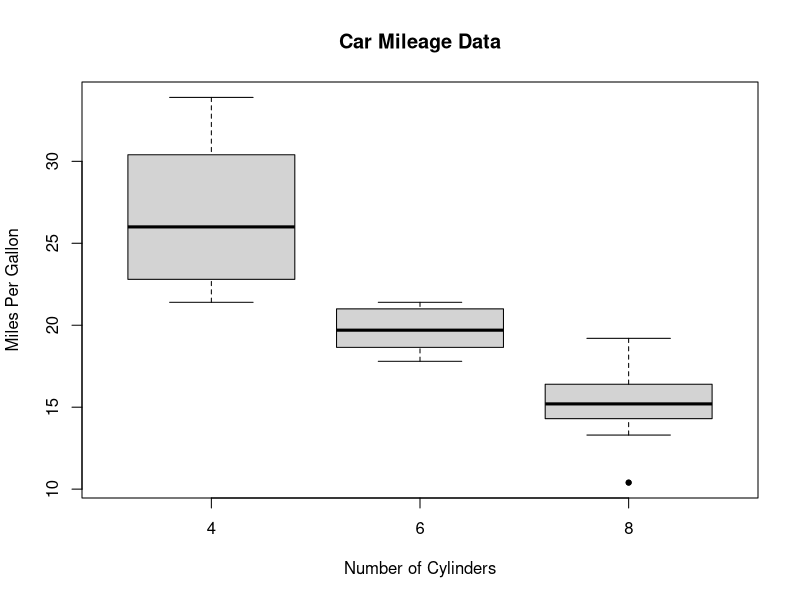

The R source for this figure:
# Ultra simple boxplot example, using included sample data.

png(filename="Boxplotexample.png", 
    width=4, height=4, units="in", 
    pointsize=12, bg="white", res=300, 
    type="quartz"
    )
boxplot(mpg~cyl, data=mtcars, main="Car Mileage Data", xlab="Number of Cylinders", ylab="Miles Per Gallon", pch=20)
dev.off()
